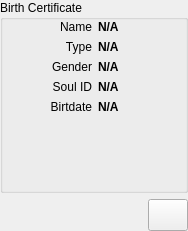
<?xml version="1.0" encoding="UTF-8"?>
<ui version="4.0">
 <class>PortableIDWidget</class>
 <widget class="QWidget" name="PortableIDWidget">
  <property name="geometry">
   <rect>
    <x>0</x>
    <y>0</y>
    <width>188</width>
    <height>231</height>
   </rect>
  </property>
  <property name="sizePolicy">
   <sizepolicy hsizetype="MinimumExpanding" vsizetype="MinimumExpanding">
    <horstretch>0</horstretch>
    <verstretch>0</verstretch>
   </sizepolicy>
  </property>
  <property name="windowTitle">
   <string>Form</string>
  </property>
  <layout class="QVBoxLayout" name="verticalLayout_2">
   <property name="leftMargin">
    <number>0</number>
   </property>
   <property name="topMargin">
    <number>0</number>
   </property>
   <property name="rightMargin">
    <number>0</number>
   </property>
   <property name="bottomMargin">
    <number>0</number>
   </property>
   <item>
    <widget class="QStackedWidget" name="stackedWidget">
     <property name="sizePolicy">
      <sizepolicy hsizetype="MinimumExpanding" vsizetype="MinimumExpanding">
       <horstretch>0</horstretch>
       <verstretch>0</verstretch>
      </sizepolicy>
     </property>
     <property name="currentIndex">
      <number>0</number>
     </property>
     <widget class="QWidget" name="pageCertificate">
      <property name="sizePolicy">
       <sizepolicy hsizetype="MinimumExpanding" vsizetype="MinimumExpanding">
        <horstretch>0</horstretch>
        <verstretch>0</verstretch>
       </sizepolicy>
      </property>
      <layout class="QGridLayout" name="gridLayout">
       <property name="leftMargin">
        <number>0</number>
       </property>
       <property name="topMargin">
        <number>0</number>
       </property>
       <property name="rightMargin">
        <number>0</number>
       </property>
       <property name="bottomMargin">
        <number>0</number>
       </property>
       <property name="spacing">
        <number>0</number>
       </property>
       <item row="0" column="0">
        <widget class="QGroupBox" name="groupBoxBirthCertificate">
         <property name="sizePolicy">
          <sizepolicy hsizetype="Minimum" vsizetype="Minimum">
           <horstretch>0</horstretch>
           <verstretch>0</verstretch>
          </sizepolicy>
         </property>
         <property name="title">
          <string>Birth Certificate</string>
         </property>
         <layout class="QGridLayout" name="gridLayout_2">
          <property name="leftMargin">
           <number>0</number>
          </property>
          <property name="topMargin">
           <number>0</number>
          </property>
          <property name="rightMargin">
           <number>0</number>
          </property>
          <property name="bottomMargin">
           <number>0</number>
          </property>
          <item row="0" column="0" rowspan="4">
           <spacer name="horizontalSpacer">
            <property name="orientation">
             <enum>Qt::Horizontal</enum>
            </property>
            <property name="sizeHint" stdset="0">
             <size>
              <width>40</width>
              <height>20</height>
             </size>
            </property>
           </spacer>
          </item>
          <item row="0" column="3" rowspan="4">
           <spacer name="horizontalSpacer_3">
            <property name="orientation">
             <enum>Qt::Horizontal</enum>
            </property>
            <property name="sizeHint" stdset="0">
             <size>
              <width>40</width>
              <height>20</height>
             </size>
            </property>
           </spacer>
          </item>
          <item row="1" column="1">
           <widget class="QLabel" name="labelTypeCaption">
            <property name="sizePolicy">
             <sizepolicy hsizetype="Minimum" vsizetype="Minimum">
              <horstretch>0</horstretch>
              <verstretch>0</verstretch>
             </sizepolicy>
            </property>
            <property name="text">
             <string>Type</string>
            </property>
            <property name="alignment">
             <set>Qt::AlignRight|Qt::AlignTrailing|Qt::AlignVCenter</set>
            </property>
           </widget>
          </item>
          <item row="1" column="2">
           <widget class="QLabel" name="labelType">
            <property name="sizePolicy">
             <sizepolicy hsizetype="MinimumExpanding" vsizetype="Minimum">
              <horstretch>0</horstretch>
              <verstretch>0</verstretch>
             </sizepolicy>
            </property>
            <property name="font">
             <font>
              <weight>75</weight>
              <bold>true</bold>
             </font>
            </property>
            <property name="text">
             <string>N/A</string>
            </property>
            <property name="textInteractionFlags">
             <set>Qt::TextSelectableByMouse</set>
            </property>
           </widget>
          </item>
          <item row="2" column="1">
           <widget class="QLabel" name="labelGenderCaption">
            <property name="sizePolicy">
             <sizepolicy hsizetype="Minimum" vsizetype="Minimum">
              <horstretch>0</horstretch>
              <verstretch>0</verstretch>
             </sizepolicy>
            </property>
            <property name="text">
             <string>Gender</string>
            </property>
            <property name="alignment">
             <set>Qt::AlignRight|Qt::AlignTrailing|Qt::AlignVCenter</set>
            </property>
           </widget>
          </item>
          <item row="4" column="2">
           <widget class="QLabel" name="labelBirthdate">
            <property name="sizePolicy">
             <sizepolicy hsizetype="MinimumExpanding" vsizetype="Minimum">
              <horstretch>0</horstretch>
              <verstretch>0</verstretch>
             </sizepolicy>
            </property>
            <property name="font">
             <font>
              <weight>75</weight>
              <bold>true</bold>
             </font>
            </property>
            <property name="text">
             <string>N/A</string>
            </property>
           </widget>
          </item>
          <item row="2" column="2">
           <widget class="QLabel" name="labelGender">
            <property name="sizePolicy">
             <sizepolicy hsizetype="MinimumExpanding" vsizetype="Minimum">
              <horstretch>0</horstretch>
              <verstretch>0</verstretch>
             </sizepolicy>
            </property>
            <property name="font">
             <font>
              <weight>75</weight>
              <bold>true</bold>
             </font>
            </property>
            <property name="text">
             <string>N/A</string>
            </property>
            <property name="textInteractionFlags">
             <set>Qt::TextSelectableByMouse</set>
            </property>
           </widget>
          </item>
          <item row="3" column="1">
           <widget class="QLabel" name="labelIDCaption">
            <property name="sizePolicy">
             <sizepolicy hsizetype="Minimum" vsizetype="Minimum">
              <horstretch>0</horstretch>
              <verstretch>0</verstretch>
             </sizepolicy>
            </property>
            <property name="text">
             <string>Soul ID</string>
            </property>
            <property name="alignment">
             <set>Qt::AlignRight|Qt::AlignTrailing|Qt::AlignVCenter</set>
            </property>
           </widget>
          </item>
          <item row="3" column="2">
           <widget class="QLabel" name="labelID">
            <property name="sizePolicy">
             <sizepolicy hsizetype="MinimumExpanding" vsizetype="Minimum">
              <horstretch>0</horstretch>
              <verstretch>0</verstretch>
             </sizepolicy>
            </property>
            <property name="font">
             <font>
              <weight>75</weight>
              <bold>true</bold>
             </font>
            </property>
            <property name="text">
             <string>N/A</string>
            </property>
            <property name="textInteractionFlags">
             <set>Qt::TextSelectableByMouse</set>
            </property>
           </widget>
          </item>
          <item row="4" column="1">
           <widget class="QLabel" name="labelBirthdateCaption">
            <property name="text">
             <string>Birtdate</string>
            </property>
            <property name="alignment">
             <set>Qt::AlignRight|Qt::AlignTrailing|Qt::AlignVCenter</set>
            </property>
           </widget>
          </item>
          <item row="0" column="1">
           <widget class="QLabel" name="labelNameCaption">
            <property name="text">
             <string>Name</string>
            </property>
            <property name="alignment">
             <set>Qt::AlignRight|Qt::AlignTrailing|Qt::AlignVCenter</set>
            </property>
           </widget>
          </item>
          <item row="0" column="2">
           <widget class="QLabel" name="labelName">
            <property name="sizePolicy">
             <sizepolicy hsizetype="MinimumExpanding" vsizetype="Minimum">
              <horstretch>0</horstretch>
              <verstretch>0</verstretch>
             </sizepolicy>
            </property>
            <property name="font">
             <font>
              <weight>75</weight>
              <bold>true</bold>
             </font>
            </property>
            <property name="text">
             <string>N/A</string>
            </property>
            <property name="textInteractionFlags">
             <set>Qt::TextSelectableByMouse</set>
            </property>
           </widget>
          </item>
          <item row="5" column="0" colspan="4">
           <layout class="QHBoxLayout" name="horizontalLayout">
            <item>
             <widget class="IdenticonWidget" name="widgetIdenticon" native="true">
              <property name="sizePolicy">
               <sizepolicy hsizetype="MinimumExpanding" vsizetype="MinimumExpanding">
                <horstretch>0</horstretch>
                <verstretch>0</verstretch>
               </sizepolicy>
              </property>
              <property name="minimumSize">
               <size>
                <width>0</width>
                <height>48</height>
               </size>
              </property>
              <property name="sizeIncrement">
               <size>
                <width>10</width>
                <height>10</height>
               </size>
              </property>
             </widget>
            </item>
            <item>
             <widget class="QRWidget" name="widgetQR" native="true">
              <property name="sizePolicy">
               <sizepolicy hsizetype="MinimumExpanding" vsizetype="MinimumExpanding">
                <horstretch>0</horstretch>
                <verstretch>0</verstretch>
               </sizepolicy>
              </property>
              <property name="minimumSize">
               <size>
                <width>0</width>
                <height>48</height>
               </size>
              </property>
              <property name="sizeIncrement">
               <size>
                <width>10</width>
                <height>10</height>
               </size>
              </property>
             </widget>
            </item>
           </layout>
          </item>
         </layout>
        </widget>
       </item>
      </layout>
     </widget>
     <widget class="QWidget" name="pageNameplate">
      <property name="sizePolicy">
       <sizepolicy hsizetype="MinimumExpanding" vsizetype="MinimumExpanding">
        <horstretch>0</horstretch>
        <verstretch>0</verstretch>
       </sizepolicy>
      </property>
      <layout class="QVBoxLayout" name="verticalLayout">
       <property name="leftMargin">
        <number>0</number>
       </property>
       <property name="topMargin">
        <number>0</number>
       </property>
       <property name="rightMargin">
        <number>0</number>
       </property>
       <property name="bottomMargin">
        <number>0</number>
       </property>
       <item>
        <layout class="QHBoxLayout" name="horizontalLayout_2">
         <item>
          <widget class="IdenticonWidget" name="widgetBadgeIdenticon" native="true">
           <property name="sizePolicy">
            <sizepolicy hsizetype="MinimumExpanding" vsizetype="MinimumExpanding">
             <horstretch>0</horstretch>
             <verstretch>0</verstretch>
            </sizepolicy>
           </property>
           <property name="minimumSize">
            <size>
             <width>0</width>
             <height>128</height>
            </size>
           </property>
           <property name="sizeIncrement">
            <size>
             <width>10</width>
             <height>10</height>
            </size>
           </property>
          </widget>
         </item>
         <item>
          <widget class="QLabel" name="labelBadgeName">
           <property name="sizePolicy">
            <sizepolicy hsizetype="MinimumExpanding" vsizetype="MinimumExpanding">
             <horstretch>0</horstretch>
             <verstretch>0</verstretch>
            </sizepolicy>
           </property>
           <property name="font">
            <font>
             <pointsize>20</pointsize>
             <weight>75</weight>
             <bold>true</bold>
            </font>
           </property>
           <property name="text">
            <string>N/A</string>
           </property>
          </widget>
         </item>
        </layout>
       </item>
      </layout>
     </widget>
    </widget>
   </item>
   <item>
    <layout class="QHBoxLayout" name="horizontalLayoutButtons">
     <property name="spacing">
      <number>0</number>
     </property>
     <item>
      <spacer name="horizontalSpacer_2">
       <property name="orientation">
        <enum>Qt::Horizontal</enum>
       </property>
       <property name="sizeHint" stdset="0">
        <size>
         <width>40</width>
         <height>20</height>
        </size>
       </property>
      </spacer>
     </item>
     <item>
      <widget class="QPushButton" name="pushButtonToggleView">
       <property name="minimumSize">
        <size>
         <width>32</width>
         <height>32</height>
        </size>
       </property>
       <property name="toolTip">
        <string>View full birth certificate</string>
       </property>
       <property name="text">
        <string/>
       </property>
       <property name="icon">
        <iconset resource="../../../libres/resources/icons.qrc">
         <normaloff>:/icons/identity.svg</normaloff>:/icons/identity.svg</iconset>
       </property>
       <property name="checkable">
        <bool>true</bool>
       </property>
      </widget>
     </item>
    </layout>
   </item>
  </layout>
 </widget>
 <customwidgets>
  <customwidget>
   <class>IdenticonWidget</class>
   <extends>QWidget</extends>
   <header location="global">widgets/IdenticonWidget.hpp</header>
   <container>1</container>
  </customwidget>
  <customwidget>
   <class>QRWidget</class>
   <extends>QWidget</extends>
   <header>widgets/QRWidget.hpp</header>
   <container>1</container>
  </customwidget>
 </customwidgets>
 <resources>
  <include location="../../../libres/resources/icons.qrc"/>
 </resources>
 <connections/>
</ui>
